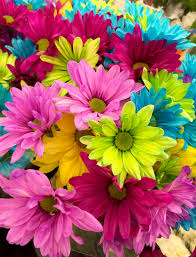
#> input picture flowers.jpg, 196 x 257 px, found by its file name
$ python negative.py
#> lines starting #> are read from the running program, lines starting #| are printed output that depends on the picture
#To compute the negative of an imge and display the image.

from PIL import Image
img  = Image.open("C:/Users/ekta/Desktop/flowers.jpg")
#> img is the input picture: PIL image 196x257 RGB; mean R, G, B 161.2, 102, 95.3
for y in range(img.height):
    for x in range(img.width):
        value = img.getpixel((x, y))
        new_color = (255-value[0], 255-value[1], 255-value[2])
        img.putpixel((x, y), new_color)
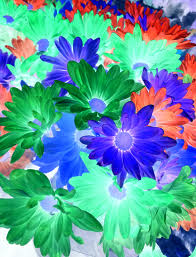
#> img: PIL image 196x257 RGB; mean R, G, B 93.8, 153, 159.7
img.save('output2.png')
